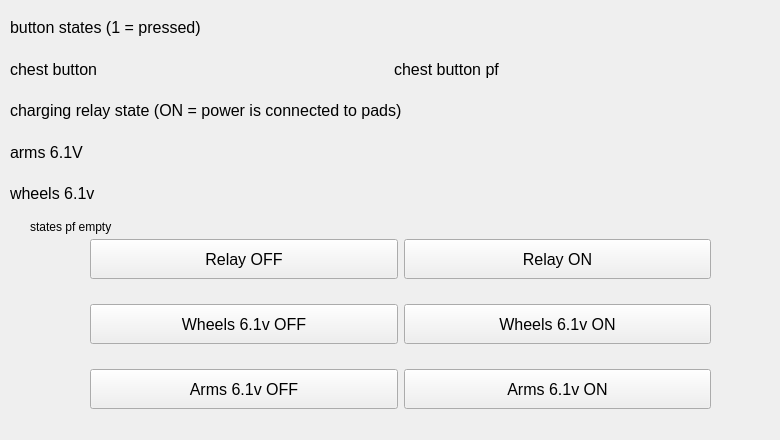
        <widget class="QWidget" name="states">
         <widget class="QWidget" name="verticalLayoutWidget_3">
          <property name="geometry">
           <rect>
            <x>10</x>
            <y>10</y>
            <width>761</width>
            <height>201</height>
           </rect>
          </property>
          <layout class="QVBoxLayout" name="verticalLayout_4">
           <item>
            <widget class="QLabel" name="states_buttons">
             <property name="font">
              <font>
               <pointsize>12</pointsize>
               <weight>50</weight>
               <bold>false</bold>
              </font>
             </property>
             <property name="text">
              <string>button states (1 = pressed)</string>
             </property>
            </widget>
           </item>
           <item>
            <layout class="QHBoxLayout" name="horizontalLayout_25">
             <item>
              <widget class="QLabel" name="states_chest">
               <property name="font">
                <font>
                 <pointsize>12</pointsize>
                 <weight>50</weight>
                 <bold>false</bold>
                </font>
               </property>
               <property name="text">
                <string>chest button</string>
               </property>
              </widget>
             </item>
             <item>
              <widget class="QLabel" name="states_chest_passfail">
               <property name="font">
                <font>
                 <pointsize>12</pointsize>
                </font>
               </property>
               <property name="text">
                <string>chest button pf</string>
               </property>
              </widget>
             </item>
            </layout>
           </item>
           <item>
            <widget class="QLabel" name="states_relay">
             <property name="font">
              <font>
               <pointsize>12</pointsize>
               <weight>50</weight>
               <bold>false</bold>
              </font>
             </property>
             <property name="text">
              <string>charging relay state (ON = power is connected to pads)</string>
             </property>
            </widget>
           </item>
           <item>
            <widget class="QLabel" name="states_arms_61">
             <property name="font">
              <font>
               <pointsize>12</pointsize>
               <weight>50</weight>
               <bold>false</bold>
              </font>
             </property>
             <property name="text">
              <string>arms 6.1V</string>
             </property>
            </widget>
           </item>
           <item>
            <widget class="QLabel" name="states_wheel_61">
             <property name="font">
              <font>
               <pointsize>12</pointsize>
               <weight>50</weight>
               <bold>false</bold>
              </font>
             </property>
             <property name="text">
              <string>wheels 6.1v</string>
             </property>
            </widget>
           </item>
          </layout>
         </widget>
         <widget class="QLabel" name="states_passfail_empty">
          <property name="geometry">
           <rect>
            <x>30</x>
            <y>210</y>
            <width>375</width>
            <height>33</height>
           </rect>
          </property>
          <property name="text">
           <string>states pf empty</string>
          </property>
         </widget>
         <widget class="QWidget" name="verticalLayoutWidget_9">
          <property name="geometry">
           <rect>
            <x>90</x>
            <y>220</y>
            <width>621</width>
            <height>211</height>
           </rect>
          </property>
          <layout class="QVBoxLayout" name="verticalLayout_10">
           <item>
            <layout class="QHBoxLayout" name="horizontalLayout_57">
             <item>
              <widget class="QPushButton" name="states_relay_off">
               <property name="maximumSize">
                <size>
                 <width>16777215</width>
                 <height>40</height>
                </size>
               </property>
               <property name="font">
                <font>
                 <pointsize>12</pointsize>
                </font>
               </property>
               <property name="text">
                <string>Relay OFF</string>
               </property>
              </widget>
             </item>
             <item>
              <widget class="QPushButton" name="states_relay_on">
               <property name="maximumSize">
                <size>
                 <width>16777215</width>
                 <height>40</height>
                </size>
               </property>
               <property name="font">
                <font>
                 <pointsize>12</pointsize>
                </font>
               </property>
               <property name="text">
                <string>Relay ON</string>
               </property>
              </widget>
             </item>
            </layout>
           </item>
           <item>
            <layout class="QHBoxLayout" name="horizontalLayout_5">
             <item>
              <widget class="QPushButton" name="states_wheels_61_off">
               <property name="maximumSize">
                <size>
                 <width>16777215</width>
                 <height>40</height>
                </size>
               </property>
               <property name="font">
                <font>
                 <pointsize>12</pointsize>
                </font>
               </property>
               <property name="text">
                <string>Wheels 6.1v OFF</string>
               </property>
              </widget>
             </item>
             <item>
              <widget class="QPushButton" name="states_wheels_61_on">
               <property name="maximumSize">
                <size>
                 <width>16777215</width>
                 <height>40</height>
                </size>
               </property>
               <property name="font">
                <font>
                 <pointsize>12</pointsize>
                </font>
               </property>
               <property name="text">
                <string>Wheels 6.1v ON</string>
               </property>
              </widget>
             </item>
            </layout>
           </item>
           <item>
            <layout class="QHBoxLayout" name="horizontalLayout_58">
             <property name="sizeConstraint">
              <enum>QLayout::SetDefaultConstraint</enum>
             </property>
             <item>
              <widget class="QPushButton" name="states_arms_61_off">
               <property name="maximumSize">
                <size>
                 <width>16777215</width>
                 <height>40</height>
                </size>
               </property>
               <property name="font">
                <font>
                 <pointsize>12</pointsize>
                </font>
               </property>
               <property name="text">
                <string>Arms 6.1v OFF</string>
               </property>
              </widget>
             </item>
             <item>
              <widget class="QPushButton" name="states_arms_61_on">
               <property name="maximumSize">
                <size>
                 <width>16777215</width>
                 <height>40</height>
                </size>
               </property>
               <property name="font">
                <font>
                 <pointsize>12</pointsize>
                </font>
               </property>
               <property name="text">
                <string>Arms 6.1v ON</string>
               </property>
              </widget>
             </item>
            </layout>
           </item>
          </layout>
         </widget>
        </widget>
